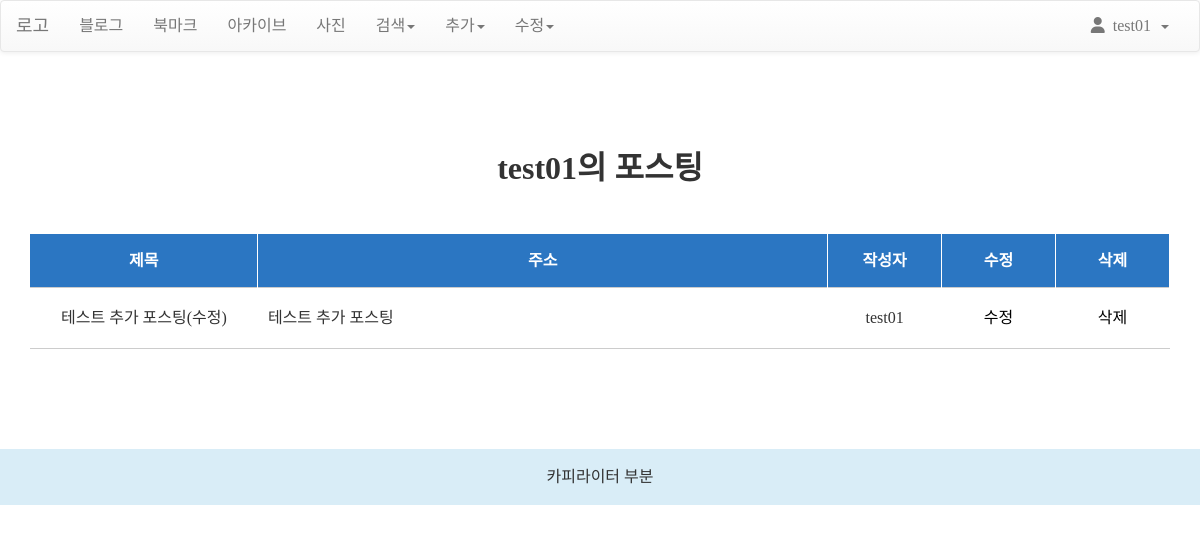
Page /blog/change/ (signed in) on the committed database.
### blog/models.py (models this page shows, shortened)
class Post(models.Model):
    title = models.CharField(verbose_name='TITLE', max_length=50)
    slug = models.SlugField('SLUG', unique=True, allow_unicode=True, help_text='one word for title alias.')
    description = models.CharField('DESCRIPTION', max_length=100, blank=True, help_text='simple description text.')
    content = models.TextField('CONTENT')
    create_dt = models.DateTimeField('CREATE DATE', auto_now_add=True)
    modify_dt = models.DateTimeField('MODIFY DATE', auto_now=True)
    tags = TaggableManager(blank=True)
    owner = models.ForeignKey(User, on_delete=models.CASCADE, verbose_name='OWNER', blank=True, null=True)
    class Meta:
        verbose_name = 'post'
        verbose_name_plural = 'posts'
        db_table = 'blog_posts'
        ordering = ('-modify_dt',)

### blog/views.py (the view)
# urls.py: path('change/', views.PostChangeLV.as_view(), name = 'change', ),
class PostChangeLV(LoginRequiredMixin, ListView):
    template_name = 'blog/post_change_list.html'
    def get_queryset(self):
        return Post.objects.filter(owner=self.request.user)

### blog/templates/blog/post_change_list.html (shortened to what this page needs)
{% extends 'base.html' %}
{% load widget_tweaks %}
{% block content %}
	<h1 class="title">{{ user }}의 포스팅</h1>
	<div class="mgt50">
		<table class="type01">
			<colgroup>
				<col width="20%">
				<col width="*">
				<col width="10%">
				<col width="10%">
				<col width="10%">
			</colgroup>
			<thead>
				<tr class="table-primary">
					<th>제목</th>
					<th>주소</th>
					<th>작성자</th>
					<th>수정</th>
					<th>삭제</th>
				</tr>
			</thead>
			<tbody>
				{% for item in object_list %}
				<tr>
					<td>{{ item.title }}</td>
					<td class="tal">{{ item.description }}</td>
					<td>{{ item.owner }}</td>
					<td><a href="{% url 'blog:update' item.id %}">수정</a></td>
					<td><a href="{% url 'blog:delete' item.id %}">삭제</a></td>
				</tr>
				{% endfor %}
			</tbody>
		</table>
	</div>
{% endblock %}
{% block footer %}
<footer class="fixed-bottom bg-info">
	<div class="text-white font-italic mr-5">카피라이터 부분</div>
</footer>
{% endblock %}

### templates/base.html (shortened to what this page needs)
<!DOCTYPE html>
<html>
<head>
<link rel="stylesheet" href="https://stackpath.bootstrapcdn.com/bootstrap/3.4.1/css/bootstrap.min.css">
<link rel="stylesheet" href="https://stackpath.bootstrapcdn.com/bootstrap/3.4.1/css/bootstrap-theme.min.css">
{% load static %}
<link rel="stylesheet" href="{% static 'css/style.css' %}">
</head>
<body>
	<nav id="navbar-example" class="navbar navbar-default navbar-static">
		<div class="container-fluid">
			<div class="navbar-header">
				<a class="navbar-brand" href="{% url 'home' %}">로고</a>
			</div>
			<div class="collapse navbar-collapse">
				<ul class="nav navbar-nav">
					<li><a aria-current="page"href="{% url 'blog:index' %}">블로그</a></li>
					<li><a href="{% url 'bookmark:index' %}">북마크</a></li>
                    <li><a href="{% url 'blog:post_archive' %}">아카이브</a></li>
                    <li><a href="{% url 'photo:index' %}">사진</a></li>
					<li>
						<a href="#" class="dropdown-toggle" data-toggle="dropdown">
								검색<span class="caret"></span>
						</a>
					</li>
					<li>
						<a href="#" class="dropdown-toggle" data-toggle="dropdown">
								추가<span class="caret"></span>
						</a>
					</li>
					<li>
						<a href="#" class="dropdown-toggle" data-toggle="dropdown">
								수정<span class="caret"></span>
						</a>
					</li>
				</ul>
				<ul class="nav navbar-nav navbar-right">
					<li>
						 {% if user.is_active %}
						<a href="#" class="dropdown-toggle" data-toggle="dropdown">
							 <i class="fas fa-user"></i>&ensp;{% firstof user.get_shor_name user.get_username %}&ensp;<span class="caret"></span>
						</a>
						{% endif %}
					</li>
				</ul>
			</div>
		</div>
	</nav>
	<div class="container" style="margin:50px auto 100px auto">
		{% block content %}{% endblock %}
	</div>
	{% block footer %}{% endblock %}
</body>
</html>

### static/css/style.css (style rules this page uses)
html, body, div, span, applet, object, iframe, h1, h2, h3, h4, h5, h6, p, blockquote, pre, a, abbr, acronym, address, big, cite, code, del, dfn, em, img, ins, kbd, q, s, samp, small, strike, strong, sub, sup, tt, var, b, u, i, center, dl, dt, dd, ol, ul, li, fieldset, form, label, legend, table, caption, tbody, tfoot, thead, tr, th, td, article, aside, canvas, details, embed, figure, figcaption, footer, header, hgroup, menu, nav, output, ruby, section, summary, time, mark, audio, video { margin: 0; padding: 0; border: 0; font-size: 100%; font: inherit; vertical-align: baseline; font-family: 'Nanum Gothic'; font-style: normal; font-weight: normal; }
article, aside, details, figcaption, figure, footer, header, hgroup, menu, nav, section { display: block; }
body { line-height: 1; }
ol, ul { list-style: none; }
table { border-collapse: collapse; border-spacing: 0; }
a { color: #000; text-decoration: none; outline: none }
.mgt50 { margin-top:50px; }
.title { text-align:center; padding:50px 0 0 0; font-size:2rem; font-weight:700; }
table.type01 { border-collapse: collapse; text-align: left; line-height: 2.5rem; width:100%; border-bottom: 1px solid #ccc; }
table.type01 thead th, table.type01 thead td { text-align:center; font-weight:700; line-height: 2; background:#2B76C2; border-top: 1px solid #2B76C2; border-right: 1px solid #fff; color:#fff; }
table.type01 th { padding: 10px; font-weight: normal; vertical-align: top; border-top: 1px solid #ccc; border-right: 1px solid #ccc; }
table.type01 td { padding: 10px; vertical-align: top; border-top: 1px solid #ccc; text-align:center; }
table.type01 td.tal { text-align:left; }
footer { padding:20px 0; text-align:center; }

### rows in the picture
Post: title "테스트 추가 포스팅(수정)", description "테스트 추가 포스팅", owner "test01"

### other values in the picture
{{ user }} "test01"
